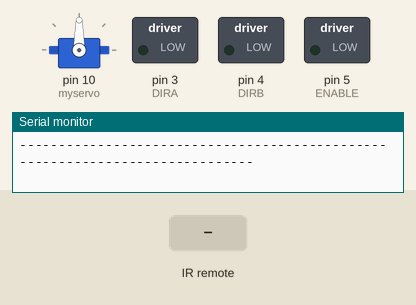
A sketch run on a simulated Arduino Uno, built with avr-gcc and run on an emulated ATmega328P. Shown: servo, switched loads named in the sketch (green lamp = pin HIGH), the last lines printed to the serial monitor. The test bench sets the inputs (shaded band).

Above: at 1.2 s.
1.3 s: infrared code 0xFFA857 received
At 2.2 s:
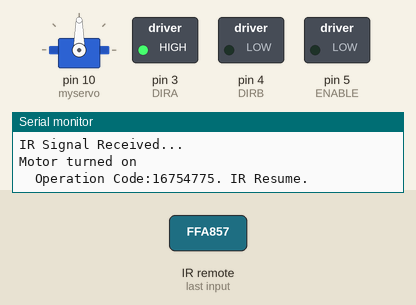
3.3 s: infrared code 0xFFC23D received
At 4.0 s:
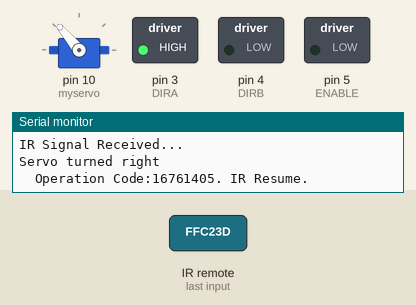
4.8 s: infrared code 0xFF22DD received
At 5.1 s:
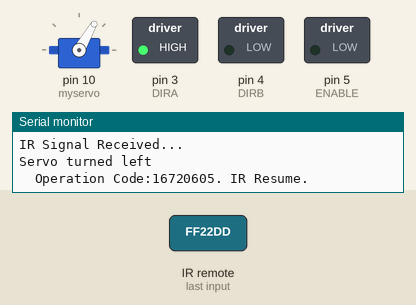
6.3 s: infrared code 0xFF02FD received
At 7.5 s:
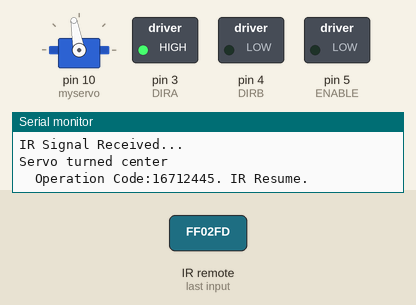
7.8 s: infrared code 0xFF629D received
At 9.5 s:
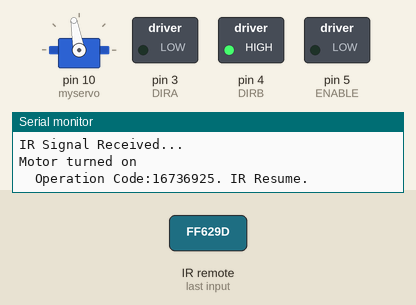
9.8 s: infrared code 0xFFA857 received
At 10.2 s:
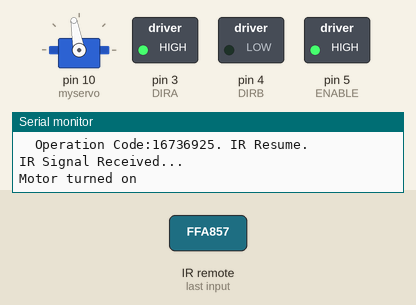
Timing chart, 0 to 12.8 s (numbered marks = the images above; inputs shaded):
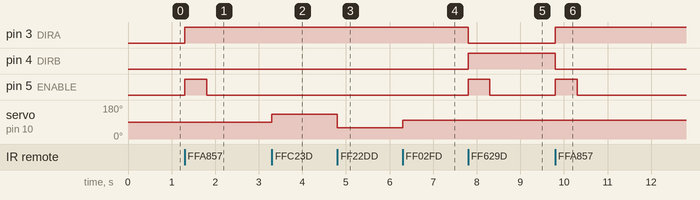

The sketch:

sketch_jan20a.ino
```cpp
#define ENABLE 5
#define DIRA 3
#define DIRB 4
//#define buttonA 8
//#define buttonB 9

#include <Servo.h>
#include "IRremote.h"
Servo myservo;

int i;
int receiver = 11;
int iteration = 0;

IRrecv irrecv(receiver);     // create instance of 'irrecv'
decode_results results;      // create instance of 'decode_results'

void setup()
{
  Serial.begin(9600);
  pinMode(ENABLE,OUTPUT);
  pinMode(DIRA,OUTPUT);
  pinMode(DIRB,OUTPUT);
  //pinMode(buttonA, INPUT_PULLUP);
  //pinMode(buttonB, INPUT_PULLUP);
  myservo.attach(10);
  myservo.write(90);// move servos to center position -> 90°
  irrecv.enableIRIn();
  Serial.println("-----------------------------------------------------------------------------");
}

void loop()
{

  // if (digitalRead(buttonA) == LOW)
  // {
  //   // Motor Test Code (Forward)
  //   digitalWrite(ENABLE,255); //enable on
  //   digitalWrite(DIRA,HIGH); //one way
  //   digitalWrite(DIRB,LOW);
  // }
  // else if (digitalRead(buttonB) == LOW)
  // {
  //   // Motor Test Code (Reverse)
  //   // digitalWrite(ENABLE,255); //enable on
  //   // digitalWrite(DIRA,HIGH); //one way
  //   // digitalWrite(DIRB,LOW);

  //   // Servo Test Code
  //   myservo.write(0);
  //   delay(1000);
  //   myservo.write(180);
  //   delay(1000);
  //   myservo.write(90);
  // }
  // else
  // {
  //   // Stop Motor
  //   digitalWrite(ENABLE,LOW);
  //   digitalWrite(DIRA,LOW); //one way
  //   digitalWrite(DIRB,LOW);
  // }

  if(irrecv.decode(&results))
  {
    Serial.println("IR Signal Received...");
    if(results.value == 0xFFA857)
    {
      Serial.println("Motor turned on");
      digitalWrite(ENABLE,255); //enable on
      digitalWrite(DIRA,HIGH); //one way
      digitalWrite(DIRB,LOW);
      delay(500);
      digitalWrite(ENABLE,LOW);
    }
    else if(results.value == 0xFF629D)
    {
      Serial.println("Motor turned on");
      digitalWrite(ENABLE,255); //enable on
      digitalWrite(DIRA,LOW); //one way
      digitalWrite(DIRB,HIGH);
      delay(500);
      digitalWrite(ENABLE,LOW);
    }
    else if(results.value == 0xFFC23D)
    {
      Serial.println("Servo turned right");
      myservo.write(130);
    }
    else if(results.value == 0xFF22DD)
    {
      Serial.println("Servo turned left");
      myservo.write(60);
    }
    else if(results.value == 0xFF02FD)
    {
      Serial.println("Servo turned center");
      myservo.write(100);
      digitalWrite(ENABLE,LOW);
      //digitalWrite(DIRA,LOW); //one way
      //digitalWrite(DIRB,LOW);
    }
    Serial.print("\tOperation Code:");
    Serial.print(results.value);
    Serial.println(". IR Resume.");
    Serial.println();
    iteration++;
    irrecv.resume();
  }

}
```

Measured:
- after the input at 1.3 s, pin 3 (DIRA): LOW → HIGH at once; pin 5 (ENABLE): LOW → HIGH at once, → LOW 0.50 s later
- after the input at 3.3 s, servo on pin 10 (myservo): 90° → 130° at once
- after the input at 4.8 s, servo on pin 10 (myservo): 130° → 60° at once
- after the input at 6.3 s, servo on pin 10 (myservo): 60° → 100° at once
- after the input at 7.8 s, pin 3 (DIRA): HIGH → LOW at once; pin 4 (DIRB): LOW → HIGH at once; pin 5 (ENABLE): LOW → HIGH at once, → LOW 0.50 s later
- after the input at 9.8 s, pin 3 (DIRA): LOW → HIGH at once; pin 4 (DIRB): HIGH → LOW at once; pin 5 (ENABLE): LOW → HIGH at once, → LOW 0.50 s later
